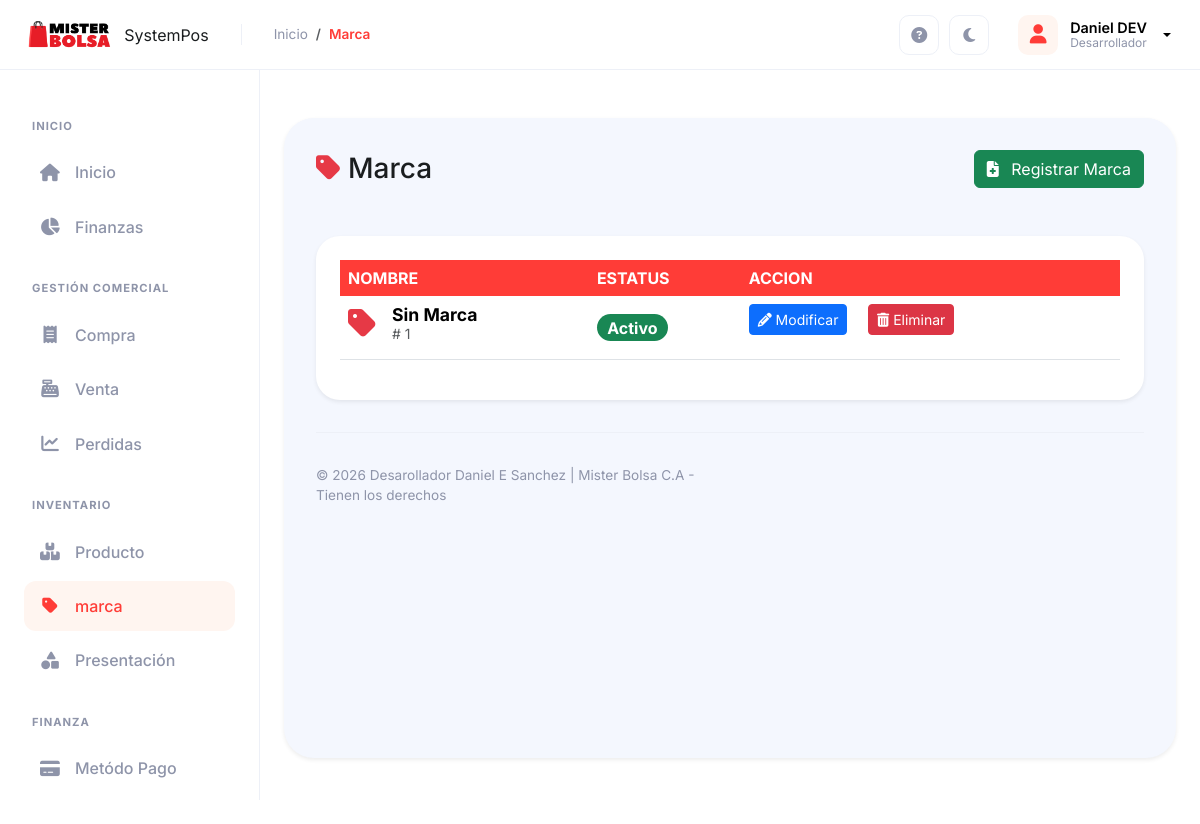
The page /controlador/marca.php (signed in) on the database its author committed.
### tables this page shows
CREATE TABLE `marca` (
  `id_marca` int(11) NOT NULL,
  `nombre` varchar(100) NOT NULL,
  `estatus` int(1) NOT NULL
);

### modelo/marca.php (called while the page is built, shortened)
<?php
require_once 'conexion.php';
class Marca extends Conexion{
    function __construct(){
        $this->conex = new Conexion();
        $this->conex = $this->conex->conex();
    }
    public function consultar($limite = 200){
        try {
            $conex = $this->conex;
            $conex->beginTransaction();
            $registro ="SELECT *  FROM marca WHERE estatus < 5 ORDER BY id_marca DESC LIMIT :limite";
            $consulta = $this->conex->prepare($registro);
            $consulta->bindParam(':limite', $limite, PDO::PARAM_INT);
            $consulta->execute();
            $datos = $consulta->fetchAll(PDO::FETCH_ASSOC);
            $conex->commit();
            $conex = null;
            return $datos;
        } catch (\PDOException $e) {
            if ($conex) {
                $conex->rollBack();
                $conex = null;
            }
            throw $e;
        }
    }
}
?>

### modelo/conexion.php (called while the page is built, shortened)
<?php
	class Conexion extends PDO{
	private $conex ;
	public function __construct(){
		$conexstring ="mysql:host="._DB_HOST_.";dbname="._DB_NAME_.";charset=utf8";
	try {
		$this->conex = new PDO($conexstring, _DB_USER_, _DB_PASS_);
		$this->conex->setAttribute(PDO::ATTR_ERRMODE, PDO::ERRMODE_EXCEPTION);
	}
	catch (PDOException $e) {
		die ("Conexión Fallida".$e->getMessage());
	}
}
	public function Conex(){
	return $this->conex;
	}
}
?>

### vista/marca.php (the view, shortened to what this page needs)
<!doctype html>
<html lang="en">
<head>
    <?php require_once 'complementos/head2.php'; ?>
</head>
<body>
  <?php require_once 'complementos/nav2.php'; ?>
  <?php require_once 'complementos/sidebar2.php'; ?>
    <div class="row">
        <div class="d-sm-flex align-items-center justify-content-between mb-5">
          <h1 class="h3 mb-0 TextOscuroTitel"> <i class="fa-solid fa-tag  mr-3" style="color: #E63946;"></i>
            Marca</h1>
            <button type="button" class="btn btn-success" data-bs-toggle="modal" data-bs-target="#exampleModal">
                <i class="fas fa-file-medical me-2"></i>
               Registrar Marca
          </button>
        </div>
    </div>
    <div class="transaction-list shadow-sm border-0 DivOscuro1">
      <div class="table-responsive TextOcuro">
          <table id="myTable"  class="table table-hover" style="width:100%">
            <thead class="table-color">
              <tr>
                <th>NOMBRE</th>
                <th>ESTATUS</th>
                <th>ACCION</th>
              </tr>
            </thead>
            <tbody>
            <?php
            $estatus_texto = array(
                  1 => 'Activo',
                  2 => 'No Activo',
                );
                $estatus_classes = array(
                  1=> 'badge rounded-pill bg-success ',
                  2=>'badge rounded-pill bg-warning',
                  3=> 'badge rounded-pill bg-danger'
                );
            foreach ($registro as $dato){
            ?>
             <tr>
               <td class="td-oscuro">
                  <div class="d-flex align-items-center">
                      <div class="me-3">
                          <i class="fas fa-tag fa-2x" style="color: #E63946;"></i>
                      </div>
                      <div>
                          <div class="fw-bold" style="font-size: 1.1rem;">
                              <?php echo $dato['nombre']; ?>
                          </div>
                          <div class="text-muted small">
                              # <?php echo $dato['id_marca']; ?>
                          </div>
                      </div>
                  </div>
              </td>
                <td class="td-oscuro align-middle">
                    <span class="<?= $estatus_classes[$dato['estatus']] ?> fa-1x">
                              <?php echo $estatus_texto[$dato['estatus']] ?>
                    </span>
                </td>
                <td class="td-oscuro align-middle">
                <form method="POST" action="?pagina=marca">
                    <button name="modificar" class="btn btn-primary btn-sm modificar me-3" value="<?php echo $dato['id_marca']?>"><i class="fas fa-pencil-alt" title="Editar"></i> Modificar </button>
                    <button type="button" onclick="eliminar(this)" class="btn btn-danger btn-sm eliminar" value="<?php echo $dato['id_marca']?>"><i class="fas fa-trash-alt" title="Eliminar"> </i> Eliminar </button>
                </form>
                </td>
                </tr>
              <?php } ?>
            </tbody>
        </table>
      </div>
    </div>
  <?php require_once 'complementos/footer2.php'; ?>
</body>
</html>

### assets/css/SystemPos.css (style rules this page uses)
:root { --neo-blue: #FF3C37; --neo-blue-dark: #1a3ab3; --neo-blue-light: #FFF5F0; --neo-bg: #ffffff; --neo-content-bg: #f4f7fe; --neo-text-gray: #8e94a9; --neo-white: #ffffff; --neo-danger: #a81b1b; --neo-success: #00c853; --sidebar-width: 260px; --Table-color: #FF3C37; --Titulo-for:#5F0A00; --Titulo2-for:#000000; --Color2:#5F0A00; --Color3:#B9A09B; --Color4:#AE1F23; --Color5:#C1121F; --Color6:#4b4b4b ; }
body { font-family: 'Inter', sans-serif; background-color: var(--neo-bg); color: #1a1d1f; overflow-x: hidden; }
.chart-container, .transaction-list { background: white; border-radius: 24px; padding: 1.5rem; margin-bottom: 1.5rem; }
.table-color th { background-color: var(--Table-color)!important; color: white !important; border: none !important; }

### assets/css/SystemPosOscuro.css (style rules this page uses)
:root { --text-blank:#fff; --BaseN1: #171717; --BaseN2:#222222; --BaseN3:#343434; --text-1:#FF3C37; --text-0:#000000; --text-2:#b4b4b4; --text-3:#1e5feb; }
body { transition: background-color .35s ease, color .35s ease; }

### rows shown on the page
marca: nombre "Sin Marca", id_marca "1", estatus "Activo"

### other values the page prints
$vista "Marca"
$_SESSION['nombre'] "Daniel"
$_SESSION['apellido'] "DEV"
$_SESSION['nombre_tipo'] "Desarrollador"
